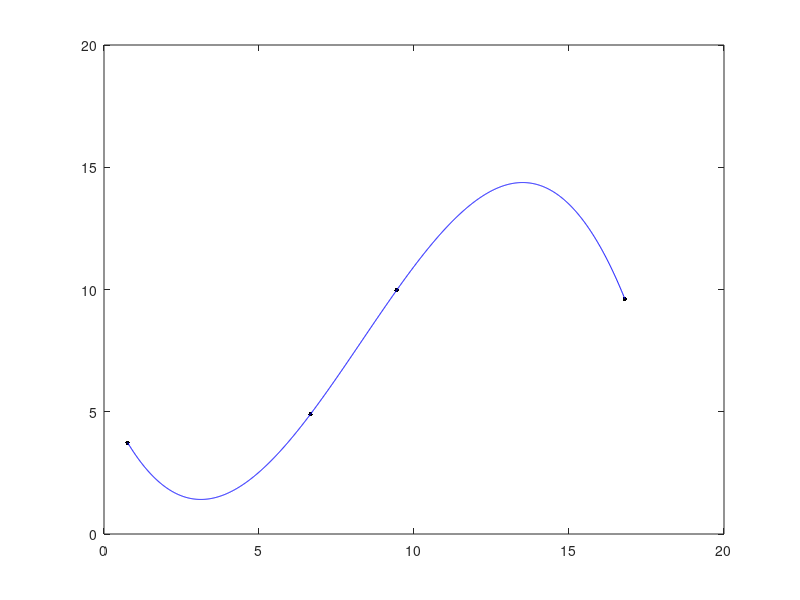

Recreate this plot in MATLAB.
x = [0.76, 6.66, 9.44, 16.8];
y = [3.74, 4.90, 9.97, 9.62];
xi = 1.5; % point

spl = spline(x,y);

coefs = spl.coefs;

in = 1;
for i = 2:length(x)
    if x(i) > xi
        break;
    end
    in = i;
end

dx = xi - x(in);
dydx = 3*coefs(in,1)*dx^2 + 2*coefs(in,2)*dx + coefs(in,3);
d2ydx2 = 6*coefs(in,1)*dx + 2*coefs(in,2);

% Plot:
plot(x, y, 'k.', 'MarkerSize', 10); 
hold on; 
for i = 1:length(x)-1 
    xx = x(i):0.01:x(i+1); 
    yy = spl.coefs(i,1)*(xx-x(i)).^3 + spl.coefs(i,2)*(xx-x(i)).^2 + spl.coefs(i,3)*(xx-x(i)) + spl.coefs(i,4); 
    plot(xx,yy,'b'); 
end
